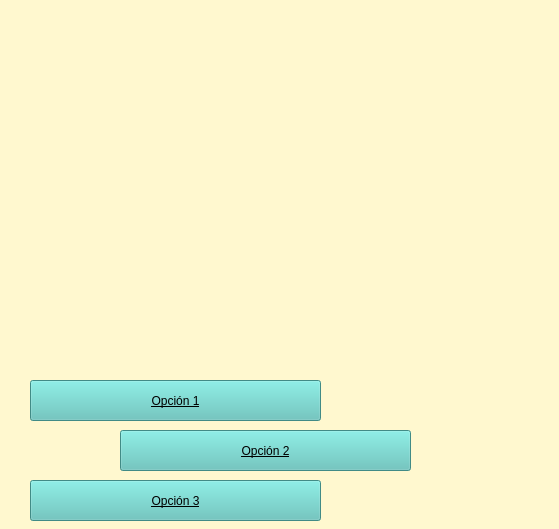
<?xml version="1.0" encoding="UTF-8"?>
<ui version="4.0">
 <class>MainWindow</class>
 <widget class="QMainWindow" name="MainWindow">
  <property name="geometry">
   <rect>
    <x>0</x>
    <y>0</y>
    <width>559</width>
    <height>529</height>
   </rect>
  </property>
  <property name="windowTitle">
   <string>Juego de Preguntas</string>
  </property>
  <property name="styleSheet">
   <string notr="true">background-color: rgb(255, 248, 207);</string>
  </property>
  <widget class="QWidget" name="centralwidget">
   <widget class="QLabel" name="label_imagen">
    <property name="geometry">
     <rect>
      <x>30</x>
      <y>100</y>
      <width>511</width>
      <height>271</height>
     </rect>
    </property>
    <property name="minimumSize">
     <size>
      <width>300</width>
      <height>200</height>
     </size>
    </property>
    <property name="pixmap">
     <pixmap resource="../../Archivo/recursos.qrc">:/Logos/leoyzell.jpg</pixmap>
    </property>
    <property name="scaledContents">
     <bool>true</bool>
    </property>
    <property name="alignment">
     <set>Qt::AlignCenter</set>
    </property>
   </widget>
   <widget class="QPushButton" name="boton1">
    <property name="geometry">
     <rect>
      <x>30</x>
      <y>380</y>
      <width>291</width>
      <height>41</height>
     </rect>
    </property>
    <property name="styleSheet">
     <string notr="true">font: 75 12pt &quot;MS Shell Dlg 2&quot;;
background-color: rgb(91, 195, 187);
text-decoration: underline;</string>
    </property>
    <property name="text">
     <string>Opción 1</string>
    </property>
   </widget>
   <widget class="QPushButton" name="boton2">
    <property name="geometry">
     <rect>
      <x>120</x>
      <y>430</y>
      <width>291</width>
      <height>41</height>
     </rect>
    </property>
    <property name="styleSheet">
     <string notr="true">font: 75 12pt &quot;MS Shell Dlg 2&quot;;
text-decoration: underline;
background-color: rgb(91, 195, 187);</string>
    </property>
    <property name="text">
     <string>Opción 2</string>
    </property>
   </widget>
   <widget class="QPushButton" name="boton3">
    <property name="geometry">
     <rect>
      <x>30</x>
      <y>480</y>
      <width>291</width>
      <height>41</height>
     </rect>
    </property>
    <property name="styleSheet">
     <string notr="true">font: 75 12pt &quot;MS Shell Dlg 2&quot;;
text-decoration: underline;
background-color: rgb(91, 195, 187);</string>
    </property>
    <property name="text">
     <string>Opción 3</string>
    </property>
   </widget>
   <widget class="QLabel" name="label">
    <property name="geometry">
     <rect>
      <x>30</x>
      <y>20</y>
      <width>131</width>
      <height>71</height>
     </rect>
    </property>
    <property name="text">
     <string/>
    </property>
    <property name="pixmap">
     <pixmap resource="../../Archivo/recursos.qrc">:/Logos/uatlogo.png</pixmap>
    </property>
    <property name="scaledContents">
     <bool>true</bool>
    </property>
   </widget>
   <widget class="QLabel" name="label_2">
    <property name="geometry">
     <rect>
      <x>390</x>
      <y>20</y>
      <width>141</width>
      <height>71</height>
     </rect>
    </property>
    <property name="text">
     <string/>
    </property>
    <property name="pixmap">
     <pixmap resource="../../Archivo/recursos.qrc">:/Logos/ingenierialogo.jpg</pixmap>
    </property>
    <property name="scaledContents">
     <bool>true</bool>
    </property>
   </widget>
   <widget class="QLabel" name="label_3">
    <property name="geometry">
     <rect>
      <x>420</x>
      <y>430</y>
      <width>121</width>
      <height>71</height>
     </rect>
    </property>
    <property name="text">
     <string/>
    </property>
    <property name="pixmap">
     <pixmap resource="../../Archivo/recursos.qrc">:/Logos/ultraTlogo.jpg</pixmap>
    </property>
    <property name="scaledContents">
     <bool>true</bool>
    </property>
   </widget>
  </widget>
 </widget>
 <resources>
  <include location="../../Archivo/recursos.qrc"/>
 </resources>
 <connections/>
</ui>
